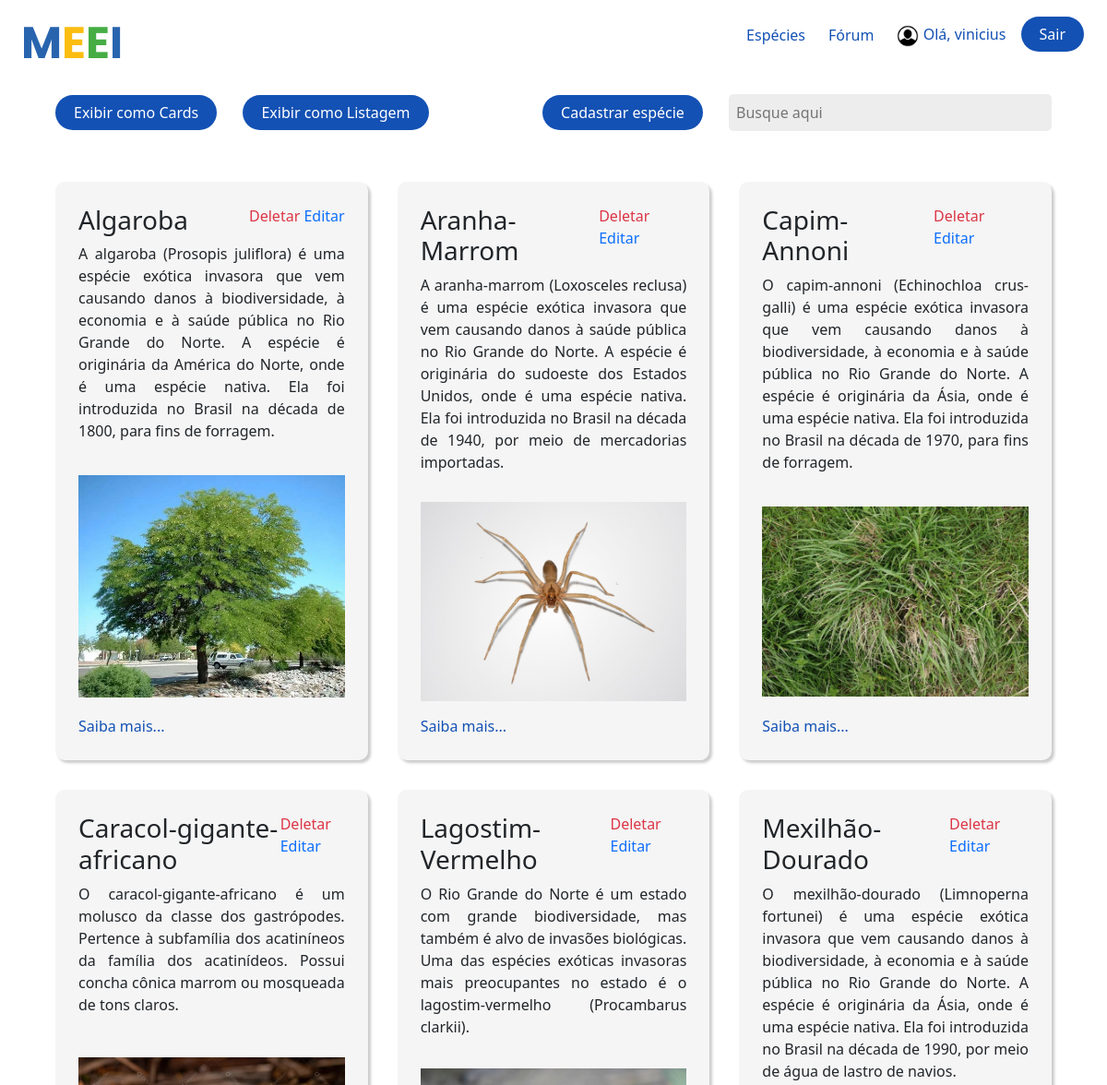
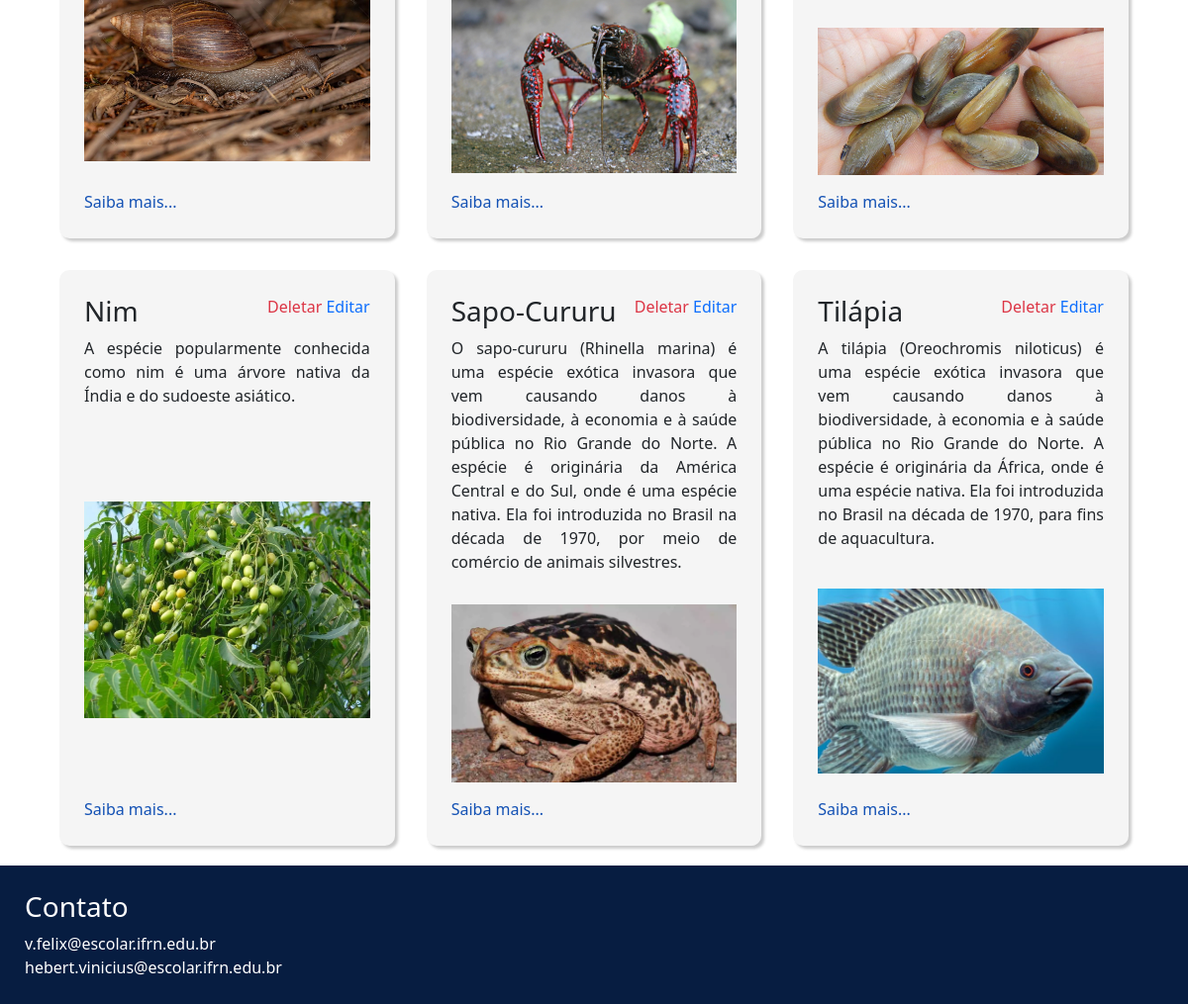
Screenshot of /especies/ (signed in) with the database file from the repository (2 pictures, top to bottom).
### especies/models.py (models this page shows, shortened)
class Especies(models.Model):
    nome_especie = models.CharField(max_length=150)
    imagem = models.ImageField(upload_to='especies/%y/%m/%d')
    introducao = models.TextField()
    origem = models.TextField()
    causa_efeito = models.TextField()
    prevencao = models.TextField()
    DISPLAY_CHOICES = [
        ('cards', 'Cards'),
        ('list', 'Listagem'),
    ]
    display_type = models.CharField(
        max_length=5,
        choices=DISPLAY_CHOICES,
        default='cards',
    )

### especies/views.py (the view)
# urls.py: path('', especies_listagem, name='listagem_especies'),
def especies_listagem(request):
    display_type = request.GET.get('display_type', 'cards')  # Padrão para 'cards' se não estiver definido
    if display_type == 'cards':
        especies = Especies.objects.all().order_by('nome_especie')
        template_name = 'especies/lista_especies.html'
    elif display_type == 'list':
        especies = Especies.objects.all().order_by('nome_especie')
        template_name = 'especies/lista_especies_nomes.html'  # Altere para o nome correto do template de listagem
    else:
        especies = Especies.objects.all().order_by('nome_especie')
        template_name = 'especies/lista_especies.html'
    context = {
        'especies': especies,
        'display_type': display_type,
    }
    return render(request, 'especies/lista_especies.html', context)

### especies/templates/especies/lista_especies.html (shortened to what this page needs)
{% extends "global/base.html" %}
{% load static %}
{% block content %}
<div class="search-container gap-4 d-flex justify-content-between align-items-center">
  <div class="">
    <a class="lista-telas__entrar text-decoration-none me-4" href="?display_type=cards">Exibir como Cards</a>
    <a class="lista-telas__entrar text-decoration-none " href="?display_type=list">Exibir como Listagem</a>
  </div>
  <div class="">
    {% if request.user.is_superuser and request.user.is_staff %}
    <a class="lista-telas__entrar text-decoration-none me-4" href="{% url 'cadastro_especie' %}">Cadastrar espécie</a>
    {% endif %}
    <input
    type="text"
    id="searchInput"
    placeholder="Busque aqui"
    oninput="filterContent()"
    />
  </div>
</div>
<section class="conteudo-especies">
  {% if display_type == 'cards' %}
    {% for i in especies %}
      <div class="conteudo-especies__especie searchable">
        <div class="conteudo-especies__especie__texto">
          <div class="d-flex justify-content-between">
            <h3>{{ i.nome_especie }}</h3>
            {% if request.user.is_superuser %}
              <div class="">
                <a href="{% url 'exclusao_especies' i.id %}" class="text-danger text-decoration-none">Deletar</a>
                <a href="{% url 'edicao_especies' i.id  %}" class="text-primary text-decoration-none">Editar</a>
              </div>
            {% endif %}
          </div>
          <p>{{ i.introducao }}</p>
        </div>
        <img src="{{ i.imagem.url }}" alt="">
        <a href="{% url 'detalhe_especies' i.id %}" style="display: block; text-decoration: none;">Saiba mais...</a>
      </div>
    {% empty %}
      <h3>Não há espécies cadastradas no momento</h3>
    {% endfor %}
  {% elif display_type == 'list' %}
    <ul class="list-group list-group-flush">
      {% for i in especies %}
        <li class="list-group-item searchable"><a class="text-decoration-none" href="{% url 'detalhe_especies' i.id %}">{{ i.nome_especie }}</a></li>
      {% endfor %}
    </ul>
  {% endif %}
</section>
{% endblock content %}

### templates/global/base.html (shortened to what this page needs)
{% load static %}
<!DOCTYPE html>
<html lang="pt-BR">
<head>
    <link rel="stylesheet" href="{% static 'noticias/css/style.css' %}">
    <link href="https://cdn.jsdelivr.net/npm/bootstrap@5.3.2/dist/css/bootstrap.min.css" rel="stylesheet">
</head>
<body>
    <header>
        <nav>
          <a href="{% url 'index' %}">
            <img src="{% static 'noticias/img/MEEI.png' %}" alt="MEEI" class="logo" />
          </a>
          <ul class="lista-telas">
            <li>
              <a class="lista-telas__especie text-decoration-none" href="{% url 'listagem_especies' %}"
                >Espécies</a
              >
            </li>
            <li>
              <a href="{% url 'forum' %}" class="lista-telas__especie text-decoration-none">Fórum</a>
            </li>
            <li>
              {% if request.user.is_authenticated %}
              <span class="lista-telas__especie text-decoration-none" style="padding-right: 12px" >
                <img
                  src="{% static 'noticias/img/icones/icone-usuario.png' %}"
                  alt="Icone Usuario"
                  style="width: 1.5rem;"
                />
                Olá, {{ request.user.username }}
              </span>
              <a class="lista-telas__entrar text-decoration-none" href="{% url 'logout' %}">Sair</a>
              {% else %}
                <a class="lista-telas__entrar text-decoration-none" href="{% url 'login' %}">Entrar</a>
              {% endif %}
            </li>
          </ul>
        </nav>
      </header>
      <main>
        {% block content %}
        {% endblock content %}
      </main>
      <footer>
        <h3>Contato</h3>
        <a href="mailto:v.felix@escolar.ifrn.edu.br"
            class="text-decoration-none"
          >v.felix@escolar.ifrn.edu.br</a
        >
        <a href="mailto:hebert.vinicius@escolar.ifrn.edu.br"
            class="text-decoration-none"
          >hebert.vinicius@escolar.ifrn.edu.br</a
        >
      </footer>
</body>
</html>

### noticias/static/noticias/css/style.css (style rules this page uses)
:root { --blue: #1351b4; --medium-blue: #0c326f; --dark-blue: #071d41; --grey: #ccc; }
* { margin: 0; padding: 0; box-sizing: border-box; }
body { font-family: "Poppins", sans-serif; min-height: 100vh; }
a { text-decoration: none; }
header { padding: 25px 25px 0; }
nav { display: flex; justify-content: space-between; align-items: center; }
.lista-telas__especie { color: var(--blue); }
.lista-telas__entrar { color: white; background-color: var(--blue); padding: 8px 20px; border-radius: 25px; }
.lista-telas { display: flex; align-items: center; justify-content: center; list-style: none; gap: 25px; }
main { min-height: calc(100vh - 100px); }
main > :not(.dados-estatisticos) { padding: 20px 60px; }
.conteudo-especies { display: grid; grid-template-columns: repeat(3, 1fr); place-content: center; gap: 32px; }
.conteudo-especies__especie { background-color: whitesmoke; border-radius: 10px; box-shadow: 3px 3px 3px var(--grey); padding: 25px; display: flex; flex-direction: column; gap: 15px; width: 100%; }
.conteudo-especies__especie img { width: 100%; height: 400px; object-fit: contain; flex: 1; }
.conteudo-especies__especie a { color: var(--blue); }
.conteudo-especies__especie__texto p { text-align: justify; }
.search-container { display: flex; justify-content: flex-end; margin-bottom: 15px; margin-top: 15px; }
#searchInput { width: 350px; }
input, select { border: none; background-color: #ededed; border-radius: 5px; font-family: "Poppins", sans-serif; padding: 8px; }
a { text-decoration: none; color: inherit; }
footer { background-color: var(--dark-blue); display: flex; flex-direction: column; padding: 25px; }
footer h3, footer a { color: white; }

### rows the page displays
Especies: nome_especie "Algaroba", introducao "A algaroba (Prosopis juliflora) é uma espécie exótica invasora que vem causando danos à biodiversidade, à economia e à saúde pública no Rio Grande do Norte. A espécie é originária da América do Norte, onde é uma espécie nativa. Ela foi introduzida no Brasil na década de 1800, para fins de forragem.", imagem (picture)
Especies: nome_especie "Aranha-Marrom", introducao "A aranha-marrom (Loxosceles reclusa) é uma espécie exótica invasora que vem causando danos à saúde pública no Rio Grande do Norte. A espécie é originária do sudoeste dos Estados Unidos, onde é uma espécie nativa. Ela foi introduzida no Brasil na década de 1940, por meio de mercadorias importadas.", imagem (picture)
Especies: nome_especie "Capim-Annoni", introducao "O capim-annoni (Echinochloa crus-galli) é uma espécie exótica invasora que vem causando danos à biodiversidade, à economia e à saúde pública no Rio Grande do Norte. A espécie é originária da Ásia, onde é uma espécie nativa. Ela foi introduzida no Brasil na década de 1970, para fins de forragem.", imagem (picture)
Especies: nome_especie "Caracol-gigante-africano", introducao "O caracol-gigante-africano é um molusco da classe dos gastrópodes. Pertence à subfamília dos acatiníneos da família dos acatinídeos. Possui concha cônica marrom ou mosqueada de tons claros.", imagem (picture)
Especies: nome_especie "Lagostim-Vermelho", introducao "O Rio Grande do Norte é um estado com grande biodiversidade, mas também é alvo de invasões biológicas. Uma das espécies exóticas invasoras mais preocupantes no estado é o lagostim-vermelho (Procambarus clarkii).", imagem (picture)
Especies: nome_especie "Mexilhão-Dourado", introducao "O mexilhão-dourado (Limnoperna fortunei) é uma espécie exótica invasora que vem causando danos à biodiversidade, à economia e à saúde pública no Rio Grande do Norte. A espécie é originária da Ásia, onde é uma espécie nativa. Ela foi introduzida no Brasil na década de 1990, por meio de água de lastro de navios.", imagem (picture)
Especies: nome_especie "Nim", introducao "A espécie popularmente conhecida como nim é uma árvore nativa da Índia e do sudoeste asiático.", imagem (picture)
Especies: nome_especie "Sapo-Cururu", introducao "O sapo-cururu (Rhinella marina) é uma espécie exótica invasora que vem causando danos à biodiversidade, à economia e à saúde pública no Rio Grande do Norte. A espécie é originária da América Central e do Sul, onde é uma espécie nativa. Ela foi introduzida no Brasil na década de 1970, por meio de comércio de animais silvestres.", imagem (picture)
Especies: nome_especie "Tilápia", introducao "A tilápia (Oreochromis niloticus) é uma espécie exótica invasora que vem causando danos à biodiversidade, à economia e à saúde pública no Rio Grande do Norte. A espécie é originária da África, onde é uma espécie nativa. Ela foi introduzida no Brasil na década de 1970, para fins de aquacultura.", imagem (picture)

### other values shown
{{ request.user.username }} "vinicius"
